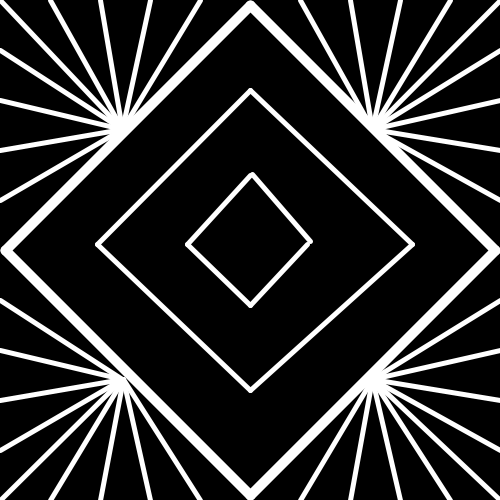
Frame 1 (no input)
Frame 60 (the mouse pressed at the canvas centre just before this capture): identical to frame 1, image omitted
Frame 120 (the mouse held since frame 60 and released just before this capture): identical to frame 1, image omitted

The Processing sketch that drew this single still picture (run headless with seeded random() and noise(); from frame 60 on, the mouse is pressed at the canvas centre):

// Processing sketch: LinesAndPointsDrawing
// ── LinesAndPointsDrawing.pde
//optical illusion test code

void setup() {
  size(500, 500);
}

// (black background white lines)
void draw() {
  background(0);
  stroke(255);

  //Borders
  strokeWeight(10);
  line(495, 250, 250, 495); //bottom right
  line(495, 250, 250, 5); //top right
  line(5, 250, 250, 5); //top left
  line(250, 495, 5, 250); //bottom left

  //lines for top left porion
  strokeWeight(5);
  PVector TopPoint  = new PVector(0, 0);
  PVector BottomPoint  = new PVector(122, 129);
  
  //TOP LEFT QUADRANT
 
 //Middle Line
  line(BottomPoint.x, BottomPoint.y, TopPoint.x, TopPoint.y);
  
  //Right Spread From Middle 
  line(BottomPoint.x, BottomPoint.y, TopPoint.x + 50, TopPoint.y);
  line(BottomPoint.x, BottomPoint.y, TopPoint.x + 100, TopPoint.y);
  line(BottomPoint.x, BottomPoint.y, TopPoint.x + 150, TopPoint.y);
  line(BottomPoint.x, BottomPoint.y, TopPoint.x + 200, TopPoint.y);
  
  //Left spread from middle
   line(BottomPoint.x, BottomPoint.y, TopPoint.x, TopPoint.y + 50);
   line(BottomPoint.x, BottomPoint.y, TopPoint.x, TopPoint.y + 100);
   line(BottomPoint.x, BottomPoint.y, TopPoint.x, TopPoint.y + 150);
   line(BottomPoint.x, BottomPoint.y, TopPoint.x, TopPoint.y + 200);

//TOP RIGHT QUADRANT
     
     //Middle Line
      line(BottomPoint.x + 250, BottomPoint.y, TopPoint.x + 500, TopPoint.y);
      
      //LeftSpread
      line(BottomPoint.x + 250, BottomPoint.y, TopPoint.x + 300, TopPoint.y);
      line(BottomPoint.x + 250, BottomPoint.y, TopPoint.x + 350, TopPoint.y);
      line(BottomPoint.x + 250, BottomPoint.y, TopPoint.x + 400, TopPoint.y);
      line(BottomPoint.x + 250, BottomPoint.y, TopPoint.x + 450, TopPoint.y);

      //Right Spread
            line(BottomPoint.x + 250, BottomPoint.y, TopPoint.x + 500, TopPoint.y + 50);
             line(BottomPoint.x + 250, BottomPoint.y, TopPoint.x + 500, TopPoint.y + 100);
             line(BottomPoint.x + 250, BottomPoint.y, TopPoint.x + 500, TopPoint.y + 150);
             line(BottomPoint.x + 250, BottomPoint.y, TopPoint.x + 500, TopPoint.y + 200);


//BOTTOM LEFT QUADRANT

//Middle Line
  line(BottomPoint.x , BottomPoint.y + 250, TopPoint.x , TopPoint.y + 500);

//Spread to Left
  line(BottomPoint.x , BottomPoint.y + 250, TopPoint.x , TopPoint.y + 450);
  line(BottomPoint.x , BottomPoint.y + 250, TopPoint.x , TopPoint.y + 400);
  line(BottomPoint.x , BottomPoint.y + 250, TopPoint.x , TopPoint.y + 350);
  line(BottomPoint.x , BottomPoint.y + 250, TopPoint.x , TopPoint.y + 300);


//Spread to Right
    line(BottomPoint.x +1 , BottomPoint.y + 250, TopPoint.x + 50, TopPoint.y + 500);
    line(BottomPoint.x +1 , BottomPoint.y + 250, TopPoint.x + 100, TopPoint.y + 500);
    line(BottomPoint.x +1 , BottomPoint.y + 250, TopPoint.x + 150, TopPoint.y + 500);
    line(BottomPoint.x +1 , BottomPoint.y + 250, TopPoint.x + 200, TopPoint.y + 500);

  
  
  //BOTTOM RIGHT QUADRANT
  
  //Middle Line
    line(BottomPoint.x + 250, BottomPoint.y +250 , TopPoint.x + 500 , TopPoint.y + 500);

  //Spread To Right
      line(BottomPoint.x + 250, BottomPoint.y +250 , TopPoint.x + 500 , TopPoint.y + 450);
      line(BottomPoint.x + 250, BottomPoint.y +250 , TopPoint.x + 500 , TopPoint.y + 400);
      line(BottomPoint.x + 250, BottomPoint.y +250 , TopPoint.x + 500 , TopPoint.y + 350);
      line(BottomPoint.x + 250, BottomPoint.y +250 , TopPoint.x + 500 , TopPoint.y + 300);
 
  //Spread To Left
        line(BottomPoint.x + 250, BottomPoint.y +250 , TopPoint.x + 450 , TopPoint.y + 500);
        line(BottomPoint.x + 250, BottomPoint.y +250 , TopPoint.x + 400 , TopPoint.y + 500);
        line(BottomPoint.x + 250, BottomPoint.y +250 , TopPoint.x + 350 , TopPoint.y + 500);
        line(BottomPoint.x + 250, BottomPoint.y +250 , TopPoint.x + 300 , TopPoint.y + 500);

  // Squares Within Border
  
  //1st Square (medium)
    line(BottomPoint.x + 290, BottomPoint.y + 115, TopPoint.x + 250, TopPoint.y + 90);
    line(BottomPoint.x + -25, BottomPoint.y + 115, TopPoint.x + 250, TopPoint.y + 90);
    line(BottomPoint.x + -25, BottomPoint.y + 115, TopPoint.x + 250, TopPoint.y + 390);
    line(BottomPoint.x + 290, BottomPoint.y + 115, TopPoint.x + 250, TopPoint.y + 390);

  // 2nd Square (small)
      line(BottomPoint.x + 65, BottomPoint.y + 115, TopPoint.x + 250, TopPoint.y + 305);
      line(BottomPoint.x + 185, BottomPoint.y + 115, TopPoint.x + 250, TopPoint.y + 305);
      line(BottomPoint.x + 130, BottomPoint.y + 45, TopPoint.x + 310, TopPoint.y + 241);
      line(BottomPoint.x + 65, BottomPoint.y + 115, TopPoint.x + 250, TopPoint.y + 175);


  
  
  
  // this saves the canvas on the first frame
  // so we can get a clean image of the output easily
  if (frameCount == 1) {
    String filename = "Lines And Points Drawing";
    save(filename + ".png");
    print("canvas saved as " + filename + ".png");
  }
}
